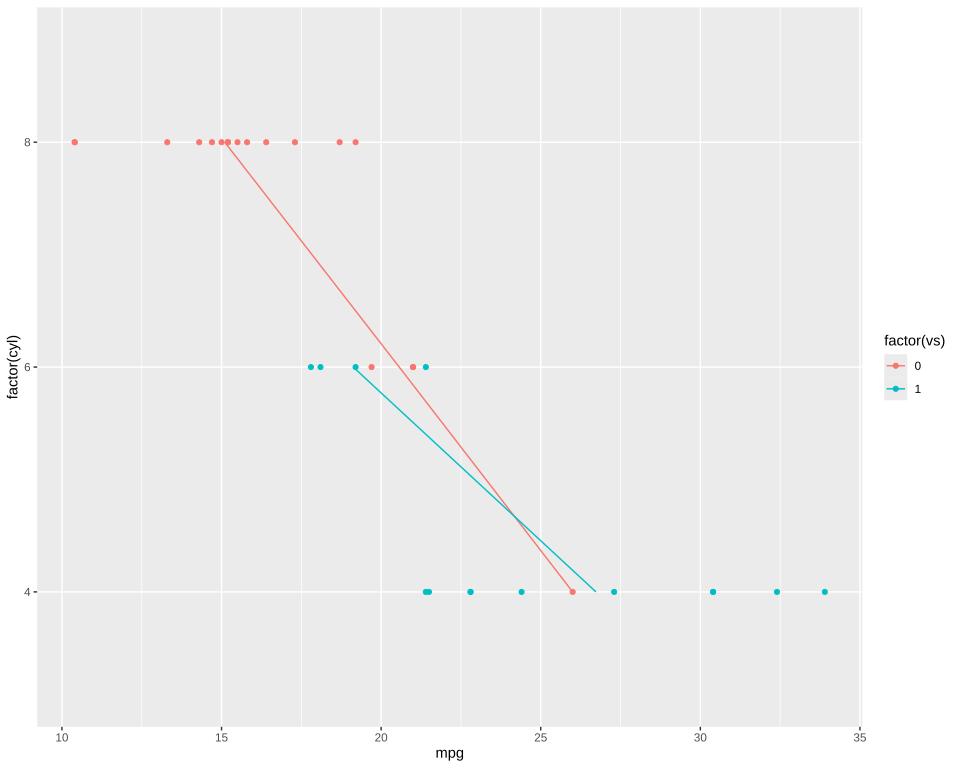

This figure's R source:
# The plot test/golden/summary_line_flipped.svg draws, drawn by ggplot2 itself, as ggplot2's own visual tests
# draw their snapshots: the independent check on that golden whenever it changes. The suite never
# runs this; it needs R, ggplot2 and vdiffr, saved as the Docker image giggly-r:ggplot2-4.0.3. From
# the repository's root:
#
#   docker run --rm -v "$PWD/test/golden":/golden:ro giggly-r:ggplot2-4.0.3 \
#     Rscript /golden/summary_line_flipped.R > summary_line_flipped.ggplot2.svg
#
# and compare the two drawings element by element, as test/golden/point.R does.
#
# Means joined by a line for each engine shape, its group, across the panel: y alone discrete, so
# the summary runs along y and the line takes its order from the stat's flipped_aes.
# First checked with ggplot2 4.0.3 and vdiffr 1.0.9: every element and clip path matches, the x
# axis drawn before the y as in test/golden/point.R.

library(ggplot2)

plot <- ggplot(mtcars, aes(mpg, factor(cyl), colour = factor(vs), group = vs)) +
  geom_point() +
  stat_summary(fun = mean, geom = "line") +
  theme_gray()

file <- tempfile(fileext = ".svg")
vdiffr::write_svg(plot, file)
cat(readLines(file), sep = "\n")
